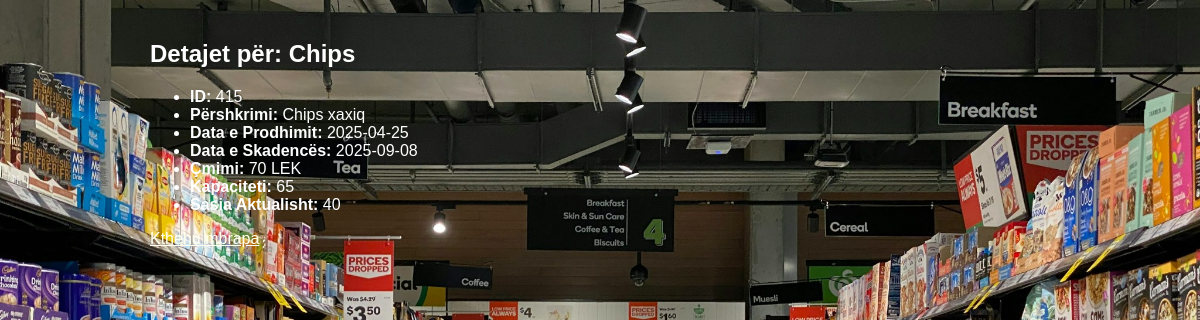
The page /view_product.php?id=415 on the database its author committed.
### tables this page shows
CREATE TABLE `produktet` (
  `produkt_id` int(11) NOT NULL,
  `produkt_emri` varchar(30) NOT NULL,
  `produkt_pershkrimi` text NOT NULL,
  `produkt_data_prodhimit` date NOT NULL,
  `produkt_data_skadences` date NOT NULL,
  `produkt_cmimi` decimal(10,0) NOT NULL,
  `produkt_kapaciteti` decimal(10,0) NOT NULL,
  `produkt_sasia_aktuale` int(11) NOT NULL
);

### view_product.php (the view, shortened to what this page needs)
<?php
include 'config.php';
$id = intval($_GET['id']);
$result = $conn->query("SELECT * FROM produktet WHERE produkt_id = $id");
$row = $result->fetch_assoc();
?>
<!DOCTYPE html>
<html>
<head>
    <link rel="stylesheet" href="styles.css">
</head>
<body class="background">
    <h2>Detajet për: <?= $row['produkt_emri'] ?></h2>
    <ul>
        <li><strong>ID:</strong> <?= $row['produkt_id'] ?></li>
        <li><strong>Përshkrimi:</strong> <?= $row['produkt_pershkrimi'] ?></li>
        <li><strong>Data e Prodhimit:</strong> <?= $row['produkt_data_prodhimit'] ?></li>
        <li><strong>Data e Skadencës:</strong> <?= $row['produkt_data_skadences'] ?></li>
        <li><strong>Çmimi:</strong> <?= $row['produkt_cmimi'] ?> LEK</li>
        <li><strong>Kapaciteti:</strong> <?= $row['produkt_kapaciteti'] ?></li>
        <li><strong>Sasia Aktualisht:</strong> <?= $row['produkt_sasia_aktuale'] ?></li>
    </ul>
    <a href="index.php">Kthehu mbrapa</a>
</body>
</html>

### styles.css (style rules this page uses)
body.background { font-family: Arial, sans-serif; padding: 20px; max-width: 900px; margin: auto; background-image: url('supermarket.jpg'); background-size: cover; background-repeat: no-repeat; background-attachment: fixed; background-position: center; color: white; }
a { color: #ffe; }

### rows shown on the page
produktet: produkt_emri "Chips", produkt_id "415", produkt_pershkrimi "Chips xaxiq", produkt_data_prodhimit "2025-04-25", produkt_data_skadences "2025-09-08", produkt_cmimi "70", produkt_kapaciteti "65", produkt_sasia_aktuale "40"
